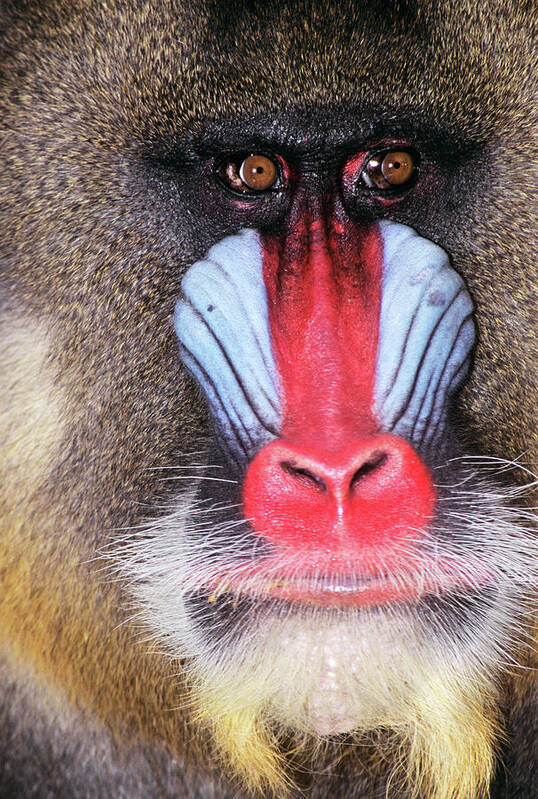
#> input picture Zad_1/pawian Mariusz.jpg, 538 x 799 px
$ python main.py
#> lines starting #> are read from the running program, lines starting #| are printed output that depends on the picture
import cv2

image = cv2.imread('./pawian Mariusz.jpg')
#> image is the input picture: shape (799, 538, 3); mean B, G, R 108.1, 111.9, 137.8


cv2.circle(image, (240, 170), 40, (0, 0, 255), 2)
cv2.circle(image, (380, 170), 40, (0, 0, 255), 2)

cv2.rectangle(image, (10, 10), (530, 650), (0, 255, 0), 2)

cv2.ellipse(image, (300, 475), (30, 15), 35, 0, 360, (0, 255, 255), 2)
cv2.ellipse(image, (368, 470), (30, 15), -35, 0, 360, (0, 255, 255), 2)
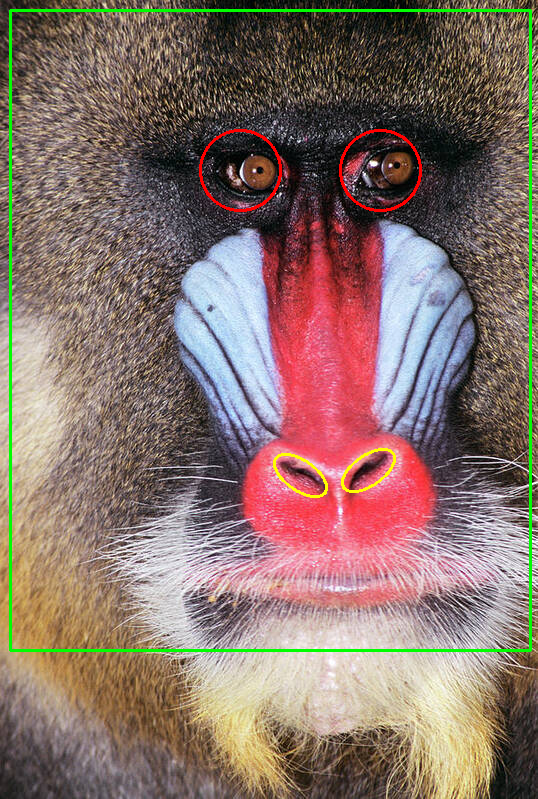
#> image: shape (799, 538, 3); mean B, G, R 105.9, 114.2, 136.4

cv2.imwrite('./pawian Mariusz - zakształcony.jpg', image)
cv2.imshow('Zadanie 1', image)
cv2.waitKey(0)
cv2.destroyAllWindows()
